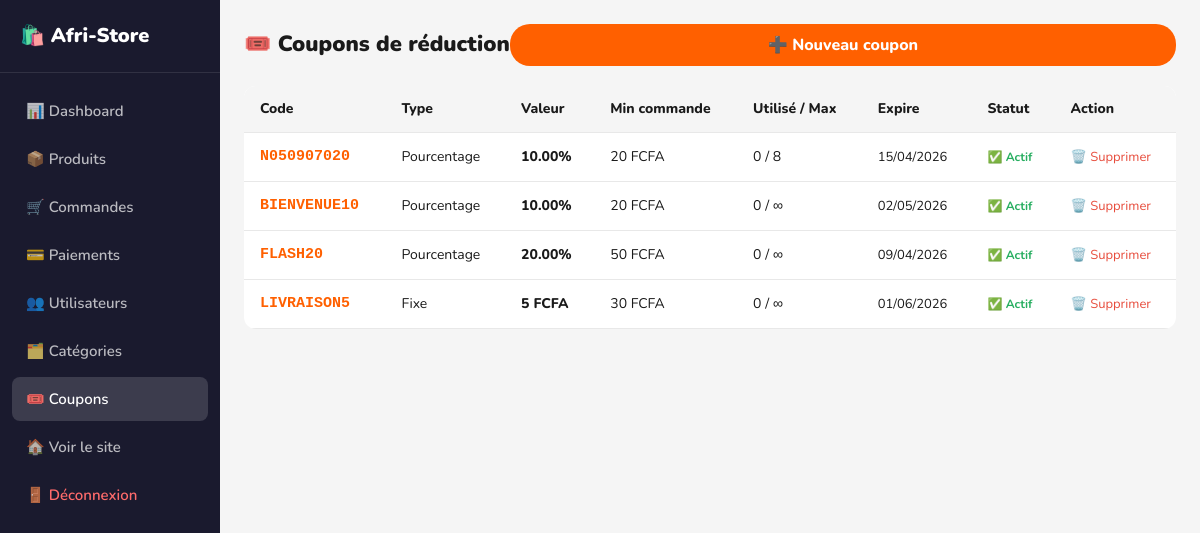
Page /admin/coupons.php (signed in) on the committed database.
### tables this page shows
CREATE TABLE `coupons` (
  `id` int(11) NOT NULL AUTO_INCREMENT,
  `code` varchar(50) NOT NULL,
  `type` enum('percent','fixed') DEFAULT 'percent',
  `value` decimal(10,2) NOT NULL,
  `min_order` decimal(10,2) DEFAULT 0.00,
  `max_uses` int(11) DEFAULT NULL,
  `used_count` int(11) DEFAULT 0,
  `expires_at` datetime DEFAULT NULL,
  `is_active` tinyint(1) DEFAULT 1,
  `created_at` datetime DEFAULT current_timestamp(),
  PRIMARY KEY (`id`),
  UNIQUE KEY `code` (`code`)
);

### includes/functions.php (called while the page is built, shortened)
<?php
function h(string $str): string {
    return htmlspecialchars($str, ENT_QUOTES, 'UTF-8');
}
function formatPrice(float $price): string {
    return number_format((int)$price, 0, ',', ' ') . ' ' . CURRENCY;
}

### admin/coupons.php (the view, shortened to what this page needs)
<?php
require_once __DIR__ . '/../includes/functions.php';
$db = getDB();
$coupons = $db->query("SELECT * FROM coupons ORDER BY created_at DESC")->fetchAll();
?>
<!DOCTYPE html>
<html lang="fr">
<head>
    <link rel="stylesheet" href="<?= SITE_URL ?>/assets/css/style.css">
</head>
<body>
<div class="admin-layout">
    <aside class="admin-sidebar">
        <div class="admin-logo">🛍️ <?= SITE_NAME ?></div>
        <nav class="admin-menu">
            <a href="<?= SITE_URL ?>/admin/index.php">📊 Dashboard</a>
            <a href="<?= SITE_URL ?>/admin/products.php">📦 Produits</a>
            <a href="<?= SITE_URL ?>/admin/orders.php">🛒 Commandes</a>
            <a href="<?= SITE_URL ?>/admin/payments.php">💳 Paiements</a>
            <a href="<?= SITE_URL ?>/admin/users.php">👥 Utilisateurs</a>
            <a href="<?= SITE_URL ?>/admin/categories.php">🗂️ Catégories</a>
            <a href="<?= SITE_URL ?>/admin/coupons.php" style="color:white;background:rgba(255,255,255,.15)">🎟️ Coupons</a>
            <a href="<?= SITE_URL ?>">🏠 Voir le site</a>
            <a href="<?= SITE_URL ?>/api/auth.php?action=logout" style="color:#FF6B6B">🚪 Déconnexion</a>
        </nav>
    </aside>
    <main class="admin-main">
        <div style="display:flex;justify-content:space-between;align-items:center;margin-bottom:20px">
            <h1 style="font-size:22px;font-weight:900">🎟️ Coupons de réduction</h1>
            <button onclick="document.getElementById('addForm').style.display=document.getElementById('addForm').style.display==='none'?'block':'none'"
                    class="btn-primary" style="padding:10px 20px;border-radius:20px">➕ Nouveau coupon</button>
        </div>
        <div class="bg-white rounded" style="overflow:auto">
            <table class="data-table">
                <thead>
                    <tr><th>Code</th><th>Type</th><th>Valeur</th><th>Min commande</th><th>Utilisé / Max</th><th>Expire</th><th>Statut</th><th>Action</th></tr>
                </thead>
                <tbody>
                    <?php foreach ($coupons as $c): ?>
                    <tr>
                        <td><strong style="font-family:monospace;font-size:15px;color:var(--primary)"><?= h($c['code']) ?></strong></td>
                        <td><?= $c['type'] === 'percent' ? 'Pourcentage' : 'Fixe' ?></td>
                        <td style="font-weight:800"><?= $c['type'] === 'percent' ? $c['value'].'%' : formatPrice($c['value']) ?></td>
                        <td><?= formatPrice($c['min_order']) ?></td>
                        <td><?= $c['used_count'] ?> / <?= $c['max_uses'] ?? '∞' ?></td>
                        <td style="font-size:13px"><?= $c['expires_at'] ? date('d/m/Y', strtotime($c['expires_at'])) : '—' ?></td>
                        <td>
                            <span style="color:<?= $c['is_active'] ? 'var(--success)' : 'var(--danger)' ?>;font-weight:700;font-size:12px">
                                <?= $c['is_active'] ? '✅ Actif' : '❌ Inactif' ?>
                            </span>
                        </td>
                        <td>
                            <a href="?action=delete&id=<?= $c['id'] ?>" onclick="return confirm('Supprimer ce coupon ?')" style="color:var(--danger);font-size:13px">🗑️ Supprimer</a>
                        </td>
                    </tr>
                    <?php endforeach; ?>
                </tbody>
            </table>
        </div>
    </main>
</div>
</body>
</html>

### assets/css/style.css (style rules this page uses)
:root { --primary: #FF6000; --primary-dark: #E04F00; --primary-light:#FFF3ED; --secondary: #FF9900; --accent: #FF2D55; --success: #27AE60; --warning: #F39C12; --danger: #E74C3C; --text: #1A1A1A; --text-muted: #777; --border: #E8E8E8; --bg: #F5F5F5; --white: #FFFFFF; --shadow: 0 2px 12px rgba(0,0,0,.09); --radius: 12px; --radius-sm: 8px; --font: 'Nunito', sans-serif; }
*, *::before, *::after { box-sizing: border-box; margin: 0; padding: 0; }
html { scroll-behavior: smooth; }
body { font-family: var(--font); color: var(--text); background: var(--bg); font-size: 15px; line-height: 1.6; }
a { color: inherit; text-decoration: none; }
button { cursor: pointer; font-family: inherit; border: none; }
.btn-primary { background: var(--primary); color: white; padding: 14px 32px; border-radius: 30px; font-size: 16px; font-weight: 800; transition: all .2s; flex: 1; }
.admin-layout { display: grid; grid-template-columns: 220px 1fr; min-height: 100vh; }
.admin-sidebar { background: #1A1A2E; color: white; padding: 20px 0; }
.admin-logo { padding: 0 20px 20px; font-size: 20px; font-weight: 900; border-bottom: 1px solid rgba(255,255,255,.1); }
.admin-menu { padding: 16px 12px; display: flex; flex-direction: column; gap: 4px; }
.admin-menu a { padding: 10px 14px; border-radius: 8px; color: rgba(255,255,255,.7); font-weight: 600; transition: all .2s; }
.admin-main { padding: 24px; background: var(--bg); }
.data-table { width: 100%; border-collapse: collapse; }
.data-table th, .data-table td { padding: 12px 16px; text-align: left; border-bottom: 1px solid var(--border); font-size: 14px; }
.data-table th { background: var(--bg); font-weight: 800; }
.bg-white { background: white; }
.rounded { border-radius: var(--radius); }

### rows in the picture
coupons: code "N050907020", type "Pourcentage", value "10.00", min_order "20 FCFA", used_count "0", max_uses "8", expires_at "15/04/2026", is_active "✅ Actif"
coupons: code "BIENVENUE10", type "Pourcentage", value "10.00", min_order "20 FCFA", used_count "0", max_uses "∞", expires_at "02/05/2026", is_active "✅ Actif"
coupons: code "FLASH20", type "Pourcentage", value "20.00", min_order "50 FCFA", used_count "0", max_uses "∞", expires_at "09/04/2026", is_active "✅ Actif"
coupons: code "LIVRAISON5", type "Fixe", value "5 FCFA", min_order "30 FCFA", used_count "0", max_uses "∞", expires_at "01/06/2026", is_active "✅ Actif"

### other values in the picture
SITE_NAME "Afri-Store"
